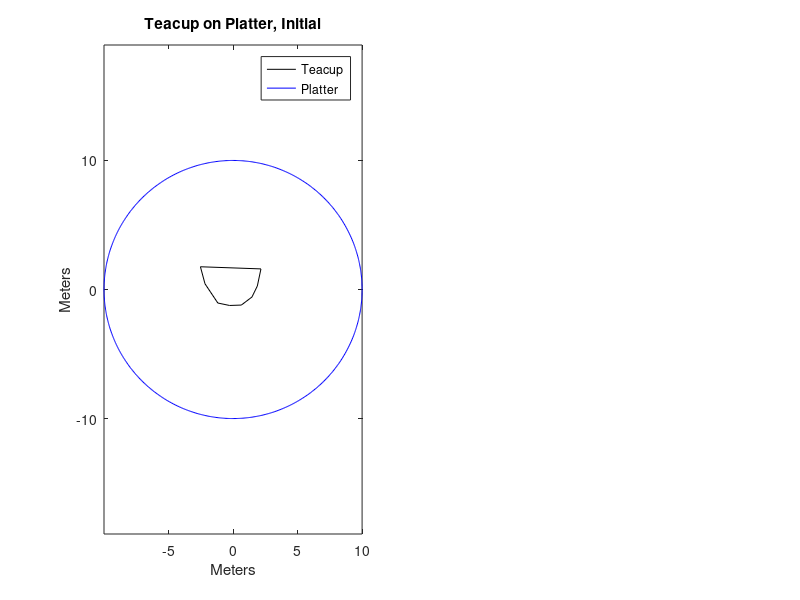

Source code (MATLAB): (Note: this script raises an error after producing the figure.)
%Andrew Brown Homework 9 Problem 4

clc
clear
close all

%Teacup Part 5

% Read them back in again - put this in the top of your script
xsys = dlmread('TeacupPts.txt');

% Get x and y points back out
xs = xsys(1,:);
ys = xsys(2,:);
pts = [xs;ys;ones(1,length(xs))];

% Plot the points from the original sketch at the origin
subplot(1,2,1)
plot(xs,ys, '-k');

%Plot the plate as a circle of radius 10
hold on
radius=10;
angle=linspace(0,2*pi,720);
x=cos(angle)*radius;
y=sin(angle)*radius;
plot(x,y,'b')
axis equal
title('Teacup on Platter, Initial')
xlabel('Meters')
ylabel('Meters')
legend('Teacup','Platter')

%Define constants
theta1=-25; %degrees
theta2=60; %degrees
dx=radius; %translation distance in meters
dy=0;%translation distance in meters
sx=0.5; %x scale values
sy=0.5; %y scale values

%Define the Translation, Rotation, and Scaling matrices
[mTrans] = Translation(dx,dy); %translation matrix
[mRot] = Rotation(theta1); %rotation matrix
[mScale] = Scale(sx,sy); %scale matrix


%Calculations
rotTansScale=mTrans*mRot*mScale*pts; %Rotate then translate then scale
transRotScale=mRot*mTrans*mScale*pts; %Translate then rotate then scale
ptsMoved=mRot*mTrans*mRot*mScale*pts; %Rotate then translate then rotate then scale

%Plot the rotated translated then rotated then scaled teacup with the plate
subplot(1,2,2)
plot(ptsMoved(1,:),ptsMoved(2,:),'-k')
hold on
plot(x,y,'b')
axis equal
title('Teacup on Platter, Final')
xlabel('Meters')
ylabel('Meters')
legend('Teacup','Platter')
